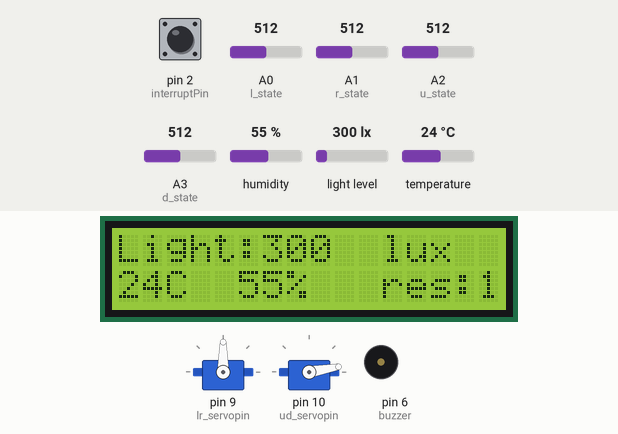
Simulated run of this sketch. Board: Arduino Uno, built with avr-gcc and run on an emulated ATmega328P. Parts: 2 × servo, 16×2 character LCD, buzzer (waves = sounding). Inputs (shaded band) come from the test bench; at power-on: pin 2 (interruptPin) HIGH, temperature 24 °C, A0 (l_state) = 512, A1 (r_state) = 512, A2 (u_state) = 512, A3 (d_state) = 512, humidity 55 %, light level 300 lx. What the sketch prints to the serial monitor is not drawn.

Above: at 5.2 s.
5.3 s: pin 2 (interruptPin) pulled LOW for 0.15 s
At 6.8 s:
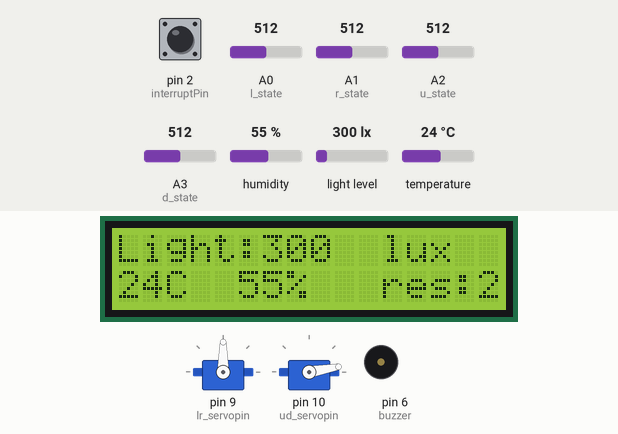
7.1 s: temperature set to 41 °C
At 9.0 s:
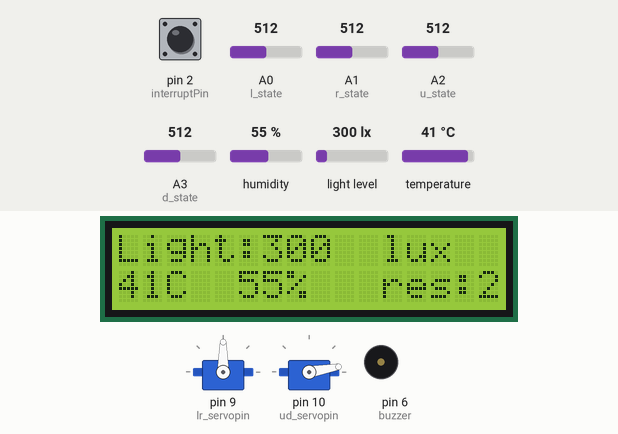
13.0 s: A0 (l_state) set to 542
At 15.4 s:
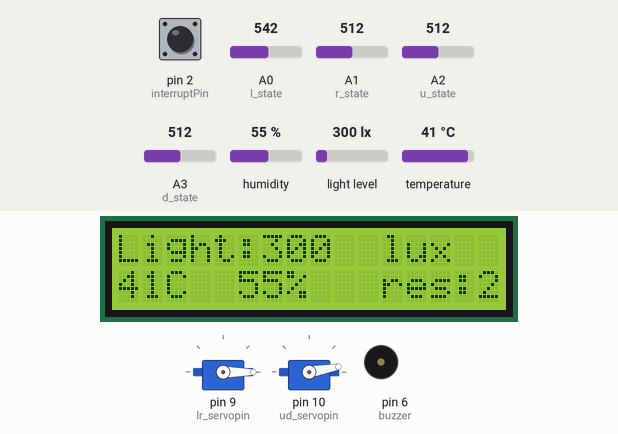
16.1 s: temperature set to 12 °C
At 16.6 s:
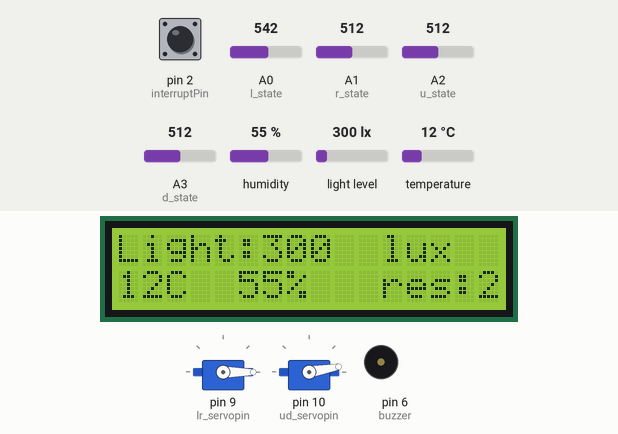
22.0 s: A1 (r_state) set to 543
23.5 s: A1 (r_state) set to 572
At 27.9 s:
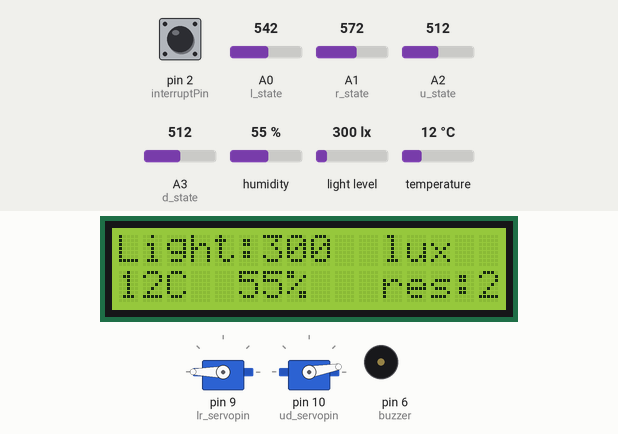
Timing chart, 0 to 29.3 s (numbered marks = the images above; inputs shaded):
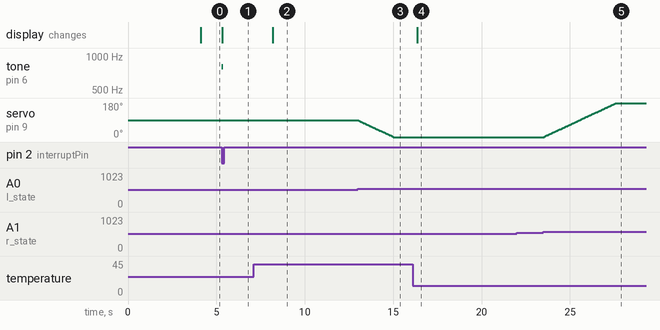

Measured:
- the behaviour switches between 527 and 528 on A0 (l_state) (found by bisection; images 2 and 3)
- the behaviour switches between 557 and 558 on A1 (r_state) (found by bisection; images 4 and 5)
- after the input at 5.3 s, tone on pin 6 (buzzer): silent → 800 Hz at once, → silent 0.10 s later; the display: changes at once (image 1)
- after the input at 7.1 s, the display: changes after 1.1 s (image 2)
- after the input at 13.0 s, servo on pin 9 (lr_servopin): moves from 90° to 0° over 2.0 s, starting at once
- after the input at 16.1 s, the display: changes after 0.25 s (image 4)
- after the input at 22.0 s, every drawn part: stays the same
- after the input at 23.5 s, servo on pin 9 (lr_servopin): moves from 0° to 180° over 4.1 s, starting at once

The sketch:

onlycode.ino
```cpp
#include <Wire.h>
#include <LiquidCrystal_I2C.h>
LiquidCrystal_I2C lcd(0x27, 16, 2);
#include "DHT.h"
#define DHTPIN 7
#define DHTTYPE DHT11
DHT dht(DHTPIN, DHTTYPE);
#include <BH1750.h>
BH1750 lightMeter;
#include <Servo.h>
Servo lr_servo;
Servo ud_servo;
const byte interruptPin = 2;
int lr_angle = 90;
int ud_angle = 10;
int l_state = A0;
int r_state = A1;
int u_state = A2;
int d_state = A3;
const byte buzzer = 6;
const byte lr_servopin = 9;
const byte ud_servopin = 10;
unsigned int light;
byte error = 15;
byte m_speed = 10;
byte resolution = 1;
int h;
int t;
int f;

void setup() {
  Serial.begin(9600);
  Wire.begin();
  lightMeter.begin();
  Serial.println("DHT11 test!");
  dht.begin();
  lr_servo.attach(lr_servopin);
  ud_servo.attach(ud_servopin);
  pinMode(l_state, INPUT);
  pinMode(r_state, INPUT);
  pinMode(u_state, INPUT);
  pinMode(d_state, INPUT);
  pinMode(interruptPin, INPUT_PULLUP);
  attachInterrupt(digitalPinToInterrupt(interruptPin), adjust_resolution, FALLING);
  lcd.init();
  lcd.backlight();
  lr_servo.write(lr_angle);
  delay(2000);
  ud_servo.write(ud_angle);
  delay(2000);
}
void loop() {
  ServoAction();
  read_light();
  read_dht11();
  LcdShowValue();
}
void ServoAction() {
  int L = analogRead(l_state);
  int R = analogRead(r_state);
  int U = analogRead(u_state);
  int D = analogRead(d_state);
  if (abs(L - R) > error && L > R) {
    lr_angle -= resolution;
    if (lr_angle < 0) {
      lr_angle = 0;
    }
    lr_servo.write(lr_angle);
    delay(m_speed);
  }
  else if (abs(L - R) > error && L < R) {
    lr_angle += resolution;
    if (lr_angle > 180) {
      lr_angle = 180;
    }
    lr_servo.write(lr_angle);
    delay(m_speed);
  }
  else if (abs(L - R) <= error) {
    lr_servo.write(lr_angle);
  }
  if (abs(U - D) > error && U >= D) {
    ud_angle -= resolution;
    if (ud_angle < 10) {
      ud_angle = 10;
    }
    ud_servo.write(ud_angle);
    delay(m_speed);
  }
  else if (abs(U - D) > error && U < D) {
    ud_angle += resolution;
    if (ud_angle > 90) {
      ud_angle = 90;
    }
    ud_servo.write(ud_angle);
    delay(m_speed);
  }
  else if (abs(U - D) <= error) {
    ud_servo.write(ud_angle);
  }
}

void read_dht11() {
    h = dht.readHumidity();
    t = dht.readTemperature();
    f = dht.readTemperature(true);

    if (isnan(h) || isnan(t) || isnan(f)) {
        Serial.println("無法從 DHT 模組讀取資料!");
        return;
    }
    Serial.print("濕度:");
    Serial.print(h);
    Serial.print("%\t");
    Serial.print("溫度:");
    Serial.print(t);
    Serial.print("℃ ");
    Serial.print(f);
    Serial.println("℉");
}

void LcdShowValue() {
  char str1[5];
  char str2[2];
  char str3[2];
  dtostrf(light, -5, 0, str1);
  dtostrf(t, -2, 0, str2);
  dtostrf(h, -2, 0, str3);
  lcd.setCursor(0, 0);
  lcd.print("Light:");
  lcd.setCursor(6, 0);
  lcd.print(str1);
  lcd.setCursor(11, 0);
  lcd.print("lux");
  lcd.setCursor(0, 1);
  lcd.print(t);
  lcd.setCursor(2, 1);
  lcd.print("C");
  lcd.setCursor(5, 1);
  lcd.print(h);
  lcd.setCursor(7, 1);
  lcd.print("%");
  lcd.setCursor(11, 1);
  lcd.print("res:");
  lcd.setCursor(15, 1);
  lcd.print(resolution);
}
void read_light() {
  light = lightMeter.readLightLevel();
}
void adjust_resolution() {
  tone(buzzer, 800, 100);
  delay(10);
  if (!digitalRead(interruptPin)){
    if(resolution < 5){
      resolution++;
    } else {
      resolution = 1;
    }
  }
}
```
